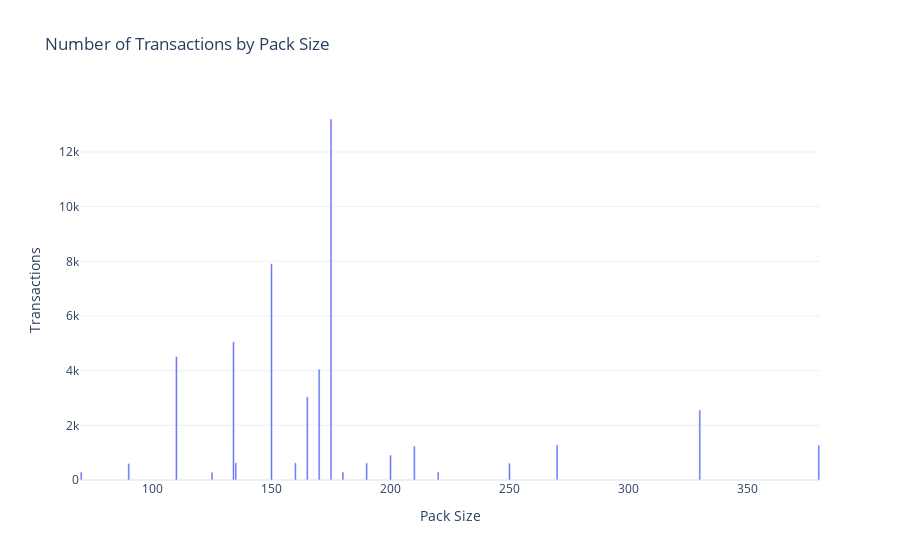

This figure's notebook cell:
### Code cell
# Count the number of transactions for each pack size
pack_transactions = merged_df.groupby('PACK_SIZE').size().reset_index(name='TRANSACTIONS')

# Create bar chart
fig = go.Figure(data=[go.Bar(x=pack_transactions['PACK_SIZE'], y=pack_transactions['TRANSACTIONS'])])

# Update layout
fig.update_layout(
    title="Number of Transactions by Pack Size",
    xaxis_title="Pack Size",
    yaxis_title="Transactions"
)

# Show the plot
fig.show()

### Figure 1 — Plotly figure (JSON) as saved in the notebook; plotly's stock layout.template omitted (floating-point values rounded to 4 significant figures)
{"data": [{"type": "bar", "x": [70, 90, 110, 125, 134, 135, 150, 160, 165, 170, 175, 180, 190, 200, 210, 220, 250, 270, 330, 380], "y": [299, 603, 4517, 287, 5055, 634, 7913, 630, 3044, 4054, 13207, 297, 626, 911, 1241, 297, 613, 1286, 2559, 1271]}], "layout": {"title": {"text": "Number of Transactions by Pack Size"}, "xaxis": {"title": {"text": "Pack Size"}}, "yaxis": {"title": {"text": "Transactions"}}}}
